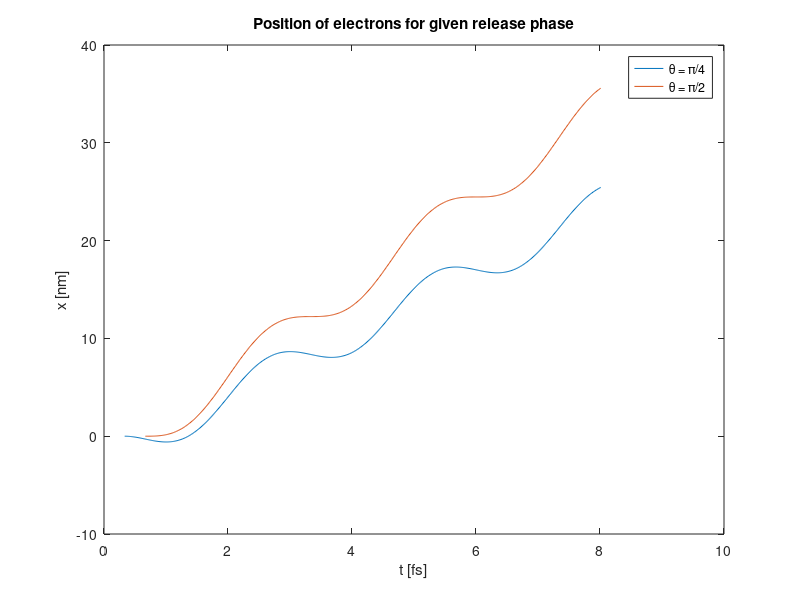

Recreate this plot in MATLAB.
c = 3e8;
C = 9.33e-14;
q = 1.6e-19;
m_e = 9.109e-31;
eps_0 = 8.85e-12;

x_function = @(t, x_0, w_0, w_0t_p)x_0*(cos(w_0*t) - cos(w_0t_p) + sin(w_0t_p)*(w_0*t - w_0t_p));
T = 2.67e-15;
w_0 = 2*pi/T;
I = 5e14;
E_field_V_per_m = sqrt(2*I*100^2/(eps_0*c));

x_0 = q*E_field_V_per_m/(m_e*w_0^2);

theta_2 = pi/2;
t2 = linspace(theta_2/w_0, 3*T, 500);

theta_1 = pi/4;
t1 = linspace(theta_1/w_0, 3*T, 500);

x1 = x_function(t1, x_0, w_0, theta_1);
x2 = x_function(t2, x_0, w_0, theta_2);

zero_crossing_fs_1 = 1e15*fsolve(@(t)x_function(t, x_0, w_0, theta_1), 1.4)

figure(2)
plot(t1*1e15,x1*1e9);
hold on
plot(t2*1e15,x2*1e9);
hold off
xlabel('t [fs]'), ylabel('x [nm]'), title('Position of electrons for given release phase'), legend('\theta = \pi/4','\theta = \pi/2');
